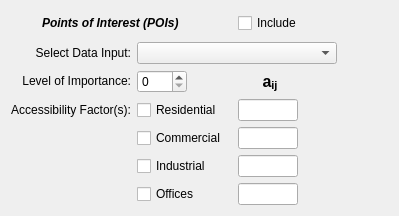
                     <widget class="QWidget" name="access_poi_widget" native="true">
                      <layout class="QGridLayout" name="gridLayout_27">
                       <item row="4" column="2">
                        <widget class="QCheckBox" name="access_poi_res">
                         <property name="text">
                          <string>Residential</string>
                         </property>
                        </widget>
                       </item>
                       <item row="3" column="4">
                        <widget class="QLabel" name="access_poi_lbl4">
                         <property name="minimumSize">
                          <size>
                           <width>60</width>
                           <height>0</height>
                          </size>
                         </property>
                         <property name="text">
                          <string>&lt;html&gt;&lt;head/&gt;&lt;body&gt;&lt;p align=&quot;center&quot;&gt;&lt;span style=&quot; font-size:12pt; font-weight:600;&quot;&gt;a&lt;/span&gt;&lt;span style=&quot; font-size:12pt; font-weight:600; vertical-align:sub;&quot;&gt;ij&lt;/span&gt;&lt;/p&gt;&lt;/body&gt;&lt;/html&gt;</string>
                         </property>
                        </widget>
                       </item>
                       <item row="2" column="6">
                        <spacer name="horizontalSpacer_69">
                         <property name="orientation">
                          <enum>Qt::Horizontal</enum>
                         </property>
                         <property name="sizeHint" stdset="0">
                          <size>
                           <width>40</width>
                           <height>20</height>
                          </size>
                         </property>
                        </spacer>
                       </item>
                       <item row="4" column="4">
                        <widget class="QLineEdit" name="access_poi_ares">
                         <property name="minimumSize">
                          <size>
                           <width>60</width>
                           <height>0</height>
                          </size>
                         </property>
                         <property name="maximumSize">
                          <size>
                           <width>60</width>
                           <height>16777215</height>
                          </size>
                         </property>
                        </widget>
                       </item>
                       <item row="7" column="5">
                        <spacer name="horizontalSpacer_70">
                         <property name="orientation">
                          <enum>Qt::Horizontal</enum>
                         </property>
                         <property name="sizeHint" stdset="0">
                          <size>
                           <width>40</width>
                           <height>20</height>
                          </size>
                         </property>
                        </spacer>
                       </item>
                       <item row="5" column="5">
                        <spacer name="horizontalSpacer_71">
                         <property name="orientation">
                          <enum>Qt::Horizontal</enum>
                         </property>
                         <property name="sizeHint" stdset="0">
                          <size>
                           <width>40</width>
                           <height>20</height>
                          </size>
                         </property>
                        </spacer>
                       </item>
                       <item row="5" column="2">
                        <widget class="QCheckBox" name="access_poi_com">
                         <property name="text">
                          <string>Commercial</string>
                         </property>
                        </widget>
                       </item>
                       <item row="4" column="5">
                        <spacer name="horizontalSpacer_72">
                         <property name="orientation">
                          <enum>Qt::Horizontal</enum>
                         </property>
                         <property name="sizeHint" stdset="0">
                          <size>
                           <width>40</width>
                           <height>20</height>
                          </size>
                         </property>
                        </spacer>
                       </item>
                       <item row="6" column="2">
                        <widget class="QCheckBox" name="access_poi_ind">
                         <property name="text">
                          <string>Industrial</string>
                         </property>
                        </widget>
                       </item>
                       <item row="6" column="5">
                        <spacer name="horizontalSpacer_73">
                         <property name="orientation">
                          <enum>Qt::Horizontal</enum>
                         </property>
                         <property name="sizeHint" stdset="0">
                          <size>
                           <width>40</width>
                           <height>20</height>
                          </size>
                         </property>
                        </spacer>
                       </item>
                       <item row="7" column="4">
                        <widget class="QLineEdit" name="access_poi_aoffices">
                         <property name="minimumSize">
                          <size>
                           <width>60</width>
                           <height>0</height>
                          </size>
                         </property>
                         <property name="maximumSize">
                          <size>
                           <width>60</width>
                           <height>16777215</height>
                          </size>
                         </property>
                        </widget>
                       </item>
                       <item row="5" column="4">
                        <widget class="QLineEdit" name="access_poi_acom">
                         <property name="minimumSize">
                          <size>
                           <width>60</width>
                           <height>0</height>
                          </size>
                         </property>
                         <property name="maximumSize">
                          <size>
                           <width>60</width>
                           <height>16777215</height>
                          </size>
                         </property>
                        </widget>
                       </item>
                       <item row="7" column="2">
                        <widget class="QCheckBox" name="access_poi_offices">
                         <property name="text">
                          <string>Offices</string>
                         </property>
                        </widget>
                       </item>
                       <item row="2" column="2" colspan="4">
                        <widget class="QComboBox" name="access_poi_data">
                         <property name="minimumSize">
                          <size>
                           <width>200</width>
                           <height>0</height>
                          </size>
                         </property>
                         <property name="maximumSize">
                          <size>
                           <width>200</width>
                           <height>16777215</height>
                          </size>
                         </property>
                        </widget>
                       </item>
                       <item row="3" column="2">
                        <widget class="QSpinBox" name="access_poi_weight">
                         <property name="minimumSize">
                          <size>
                           <width>50</width>
                           <height>0</height>
                          </size>
                         </property>
                         <property name="maximumSize">
                          <size>
                           <width>50</width>
                           <height>16777215</height>
                          </size>
                         </property>
                         <property name="maximum">
                          <number>10</number>
                         </property>
                        </widget>
                       </item>
                       <item row="2" column="0" colspan="2">
                        <widget class="QLabel" name="access_poi_lbl1">
                         <property name="text">
                          <string>&lt;html&gt;&lt;head/&gt;&lt;body&gt;&lt;p align=&quot;right&quot;&gt;Select Data Input:&lt;/p&gt;&lt;/body&gt;&lt;/html&gt;</string>
                         </property>
                        </widget>
                       </item>
                       <item row="4" column="0" colspan="2">
                        <widget class="QLabel" name="access_poi_lbl3">
                         <property name="text">
                          <string>&lt;html&gt;&lt;head/&gt;&lt;body&gt;&lt;p align=&quot;right&quot;&gt;Accessibility Factor(s):&lt;/p&gt;&lt;/body&gt;&lt;/html&gt;</string>
                         </property>
                        </widget>
                       </item>
                       <item row="3" column="0" colspan="2">
                        <widget class="QLabel" name="access_poi_lbl2">
                         <property name="text">
                          <string>&lt;html&gt;&lt;head/&gt;&lt;body&gt;&lt;p align=&quot;right&quot;&gt;Level of Importance:&lt;/p&gt;&lt;/body&gt;&lt;/html&gt;</string>
                         </property>
                        </widget>
                       </item>
                       <item row="0" column="4">
                        <widget class="QCheckBox" name="access_poi_include">
                         <property name="text">
                          <string>Include</string>
                         </property>
                        </widget>
                       </item>
                       <item row="0" column="0">
                        <widget class="QLabel" name="access_poi_icon">
                         <property name="minimumSize">
                          <size>
                           <width>25</width>
                           <height>25</height>
                          </size>
                         </property>
                         <property name="maximumSize">
                          <size>
                           <width>25</width>
                           <height>25</height>
                          </size>
                         </property>
                         <property name="text">
                          <string/>
                         </property>
                         <property name="pixmap">
                          <pixmap resource="../graphics/ubeats.qrc">:/icons/maps-icon.png</pixmap>
                         </property>
                         <property name="scaledContents">
                          <bool>true</bool>
                         </property>
                        </widget>
                       </item>
                       <item row="0" column="1" colspan="2">
                        <widget class="QLabel" name="access_poi_title">
                         <property name="minimumSize">
                          <size>
                           <width>180</width>
                           <height>0</height>
                          </size>
                         </property>
                         <property name="text">
                          <string>&lt;html&gt;&lt;head/&gt;&lt;body&gt;&lt;p&gt;&lt;span style=&quot; font-weight:600; font-style:italic;&quot;&gt;Points of Interest (POIs)&lt;/span&gt;&lt;/p&gt;&lt;/body&gt;&lt;/html&gt;</string>
                         </property>
                        </widget>
                       </item>
                       <item row="6" column="4">
                        <widget class="QLineEdit" name="access_poi_aind">
                         <property name="minimumSize">
                          <size>
                           <width>60</width>
                           <height>0</height>
                          </size>
                         </property>
                         <property name="maximumSize">
                          <size>
                           <width>60</width>
                           <height>16777215</height>
                          </size>
                         </property>
                        </widget>
                       </item>
                      </layout>
                     </widget>
